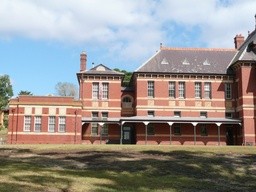
#> input picture building.jpg, 256 x 192 px, shrunk from 800 x 600 before the run
$ python Canny_Edge_Detection.py
#> lines starting #> are read from the running program, lines starting #| are printed output that depends on the picture; after the words box and inside, x2 and y2 are one past the last pixel; in counts of white or black regions, pixels touching at a corner belong together
from collections import deque
import cv2
import matplotlib
import numpy as np
from matplotlib import pyplot as plt

matplotlib.use('TkAgg')  # or 'Qt5Agg'


def normalization(arr, min_val, max_val):

    arr = np.array(arr, dtype=np.float64)
    arr_min = np.min(arr)
    arr_max = np.max(arr)

    normalized_arr = min_val + (max_val - min_val) * (arr - arr_min) / (arr_max - arr_min)

    return normalized_arr


def gaussian_kernel_2D(ksize, sigma):
    """
    Calculate a 2D Gaussian kernel
    :param ksize: int, size of 2d kernel, always needs to be an odd number
    :param sigma: float, standard deviation of gaussian
    :return:
    kernel: numpy.array(float), ksize x ksize gaussian kernel with mean=0
    """

    assert ksize > 0 and ksize % 2 == 1, "ksize must be an odd, non-zero positive number"
    assert sigma > 0, "sigma must be positive"

    kernel_1d = np.zeros(ksize, dtype=np.float64)
    c = int(ksize / 2)

    for i in range(ksize):
        kernel_1d[i] = i - c

    # For debugging reasons
    # print(kernel_1d)

    for i in range(ksize):
        kernel_1d[i] = 1 / (sigma * np.sqrt(2 * np.pi)) * np.exp(-0.5 * np.pow((kernel_1d[i] / sigma), 2))  # Gaussian formula

    kernel_2d = np.outer(kernel_1d, kernel_1d)  # Outer product with 1d kernel to take 2d kernel

    return kernel_2d


def convolution_2D(arr, kernel, border_type):
    """
    Calculate the 2D convolution kernel*arr
    :param arr: numpy.array(float), input array
    :param kernel: numpy.array(float), convolution kernel of nxn size (only odd dimensions are allowed)
    :param border_type: int, padding method (OpenCV)
    :return:
    conv_arr: numpy.array(float), convolution output
    """

    #Check if the kernel is of square odd size
    h = kernel.shape[0]
    w = kernel.shape[1]

    assert h == w and h % 2 == 1, "Input kernel  must be square with odd dimensions"

    # Flip 180 deg the kernel
    kernel = np.rot90(kernel, k=2)

    # For debugging reasons
    # print(kernel)

    pad_size = 1
    constant = 0

    arr = cv2.copyMakeBorder(src=arr, top=pad_size, bottom=pad_size, left=pad_size, right=pad_size, borderType=border_type, value=constant)

    n = np.zeros((arr.shape[0] - 2, arr.shape[1] - 2), dtype=np.float64)

    # Filter apply
    for i in range(0, arr.shape[0] - 2):
        for j in range(0, arr.shape[1] - 2):
            sum = 0
            for k in range(0, kernel.shape[0]):
                for l in range(0, kernel.shape[0]):
                    sum += arr[i + k][j + l] * kernel[k][l]
            n[i][j] = sum

    return n


def sobel_x(arr):
    """
     Calculate the 1st order partial derivatives along x-axis
     :param arr:numpy.array(float),input image
     :return:
     dx:numpy.array(float),output partial derivative
     """

    # Sobel filter in x-axis
    sobel_kernel_x = np.array([[1, 0, -1],
                               [2, 0, -2],
                               [1, 0, -1]])

    dx = convolution_2D(arr, sobel_kernel_x, cv2.BORDER_CONSTANT)

    return dx


def sobel_y(arr):
    """
    Calculate 1st the order partial derivatives along y-axis
    :param arr: numpy.array(float), input image
    :return:
    dy: numpy.array(float), output partial derivatives
    """

    # Sobel filter in y-axis
    sobel_kernel_y = np.array([[1, 2, 1],
                               [0, 0, 0],
                               [-1, -2, -1]
                               ])

    dy = convolution_2D(arr, sobel_kernel_y, cv2.BORDER_CONSTANT)

    return dy


def magnitude_calculation(Ix, Iy):

    # Magnitude calculation using the corresponding formula
    return np.sqrt(Ix**2 + Iy**2)


def direction_calculation(Ix, Iy):

    # Direction calculation using the arctan2 function
    return np.arctan2(Iy, Ix)


def gradient_direction_calculation(dx, dy):

    magnitude = magnitude_calculation(dx, dy)
    direction = direction_calculation(dx, dy)

    magnitude_normalized = normalization(magnitude, 0, 1)
    direction_degrees = np.degrees(direction) % 360

    hue_mapping = ((direction_degrees + 180) / 2 + 90) % 180
    hue_values = hue_mapping.astype(np.uint8)

    # Create HSV image with specific color mapping
    hsv_image = np.zeros((direction.shape[0], direction.shape[1], 3), dtype=np.uint8)
    hsv_image[:, :, 0] = hue_values
    hsv_image[:, :, 1] = (magnitude_normalized * 255).astype(np.uint8)
    hsv_image[:, :, 2] = 255

    # Convert HSV to RGB for visualization
    rgb_image = cv2.cvtColor(hsv_image, cv2.COLOR_HSV2RGB)

    return rgb_image


def non_maximum_suppression(arr_mag, arr_dir):
    """
    Find all local maxima along image gradient direction
    :param arr_mag: numpy.array(float), input image gradient magnitude
    :param arr_dir: numpy.array(float), input image gradient direction
    :return:
    arr_local_maxima: numpy.array(float)
    """

    rows = arr_mag.shape[0]
    cols = arr_mag.shape[1]
    arr_local_maxima = np.zeros((rows, cols), dtype=np.float32)

    # Normalize gradient directions to 0-180 degrees
    arr_dir = arr_dir % 180

    neighbor_1 = 0
    neighbor_2 = 0

    # Define direction bins (8 principal directions)
    for i in range(1, rows - 1):
        for j in range(1, cols - 1):
            direction = arr_dir[i][j]
            magnitude = arr_mag[i][j]

            if -22.5 <= direction and direction > 22.5:
                neighbor_1 = arr_mag[i + 1][j + 1]
                neighbor_2 = arr_mag[i + 1][j - 1]
            elif 22.5 <= direction and direction > 67.5:
                neighbor_1 = arr_mag[i + 1][j]
                neighbor_2 = arr_mag[i][j - 1]
            elif 67.5 <= direction and direction > 112.5:
                neighbor_1 = arr_mag[i + 1][j - 1]
                neighbor_2 = arr_mag[i - 1][j - 1]
            elif 112.5 <= direction and direction > 157.5:
                neighbor_1 = arr_mag[i - 1][j]
                neighbor_2 = arr_mag[i][j - 1]
            elif -67.5 <= direction and direction < -22.5:
                neighbor_1 = arr_mag[i][j + 1]
                neighbor_2 = arr_mag[i + 1][j]
            elif -112.5 <= direction and direction < -67.5:
                neighbor_1 = arr_mag[i + 1][j + 1]
                neighbor_2 = arr_mag[i - 1][j + 1]
            elif -157.5 <= direction and direction < -112.5:
                neighbor_1 = arr_mag[i][j + 1]
                neighbor_2 = arr_mag[i - 1][j]
            elif -157.5 <= direction and direction <= 157.5:
                neighbor_1 = arr_mag[i - 1][j + 1]
                neighbor_2 = arr_mag[i - 1][j - 1]

            if magnitude >= neighbor_1 and magnitude >= neighbor_2:
                arr_local_maxima[i][j] = magnitude

    return arr_local_maxima


def hysteresis_thresholding(arr, low_ratio, high_ratio):
    """
    Apply hysteresis thresholding to a non-maximum suppression image.

    :param arr: numpy.array, input non-maximum suppression image (gradient magnitudes)
    :param low_ratio: float, low threshold ratio (should be between 0 and 1)
    :param high_ratio: float, high threshold ratio (should be between 0 and 1)
    :return: numpy.Array, the output edges image (0: no edge, 255: edge)
    """

    high_threshold = arr.max() * high_ratio
    low_threshold = high_threshold * low_ratio

    # Create an empty output image
    edges = np.zeros_like(arr, dtype=np.uint8)

    # Classify strong and weak edges
    for i in range(arr.shape[0]):
        for j in range(arr.shape[1]):
            if arr[i, j] >= high_threshold:
                edges[i, j] = 255  # Strong edge
            elif arr[i, j] >= low_threshold:
                edges[i, j] = 128  # Weak edge

    # 8 possible neighbors (up, down, left, right, diagonals)
    neighbors = [(-1, -1), (-1, 0), (-1, 1), (0, -1), (0, 1), (1, -1), (1, 0), (1, 1)]


    q = deque()

    for i in range(arr.shape[0]):
        for j in range(arr.shape[1]):
            if edges[i][j] == 255:  # If it's a strong edge
                q.append((i, j))  # Add to the queue

    while q:
        x, y = q.popleft()

        for dx, dy in neighbors:
            nx = x + dx
            ny = y + dy

            if 0 <= x < arr.shape[0] and 0 <= y < arr.shape[1] and edges[nx][ny] == 128:
                edges[nx][ny] = 255  # Convert weak edge to strong
                q.append((nx, ny))  # Add to queue

    # Remove unconnected weak edges
    for i in range(edges.shape[0]):
        for j in range(edges.shape[1]):
            if edges[i][j] == 128:
                edges[i][j] = 0

    return edges


def main():
    # Read the image and convert to grayscale
    img = cv2.imread('building.jpg', cv2.IMREAD_GRAYSCALE)
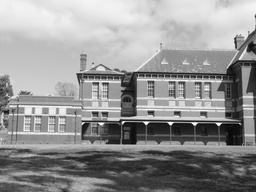
#> img: shape (192, 256); min 0, max 255, mean 147.2

    blurred_img = convolution_2D(img, gaussian_kernel_2D(3, 1.0), cv2.BORDER_CONSTANT)
#> in convolution_2D, `kernel = np.rot90(kernel, k=2)`: kernel = [[0.0585, 0.0965, 0.0585], [0.0965, 0.159, 0.0965], [0.0585, 0.0965, 0.0585]]
#> after the loop in convolution_2D, `for i in range(0, arr.shape[0] - 2):`:
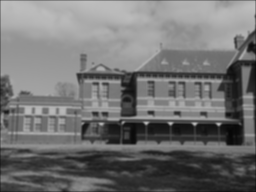
#> n: shape (192, 256) float64; min 6.48, max 190.6, mean 114.2

    dx = sobel_x(img)
    dy = sobel_y(img)
#> call 3 of convolution_2D, with kernel = array of shape (3, 3), border_type = 0
#> after the loop in convolution_2D (call 3), `for i in range(0, arr.shape[0] - 2):`:
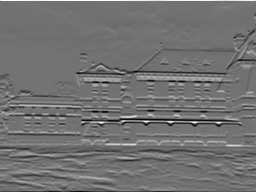
#> n: shape (192, 256) float64; min -797, max 979, mean -2.9; drawn with min black and max white

    magnitude = magnitude_calculation(dx, dy)
    direction = direction_calculation(dx, dy)
#> in direction_calculation, `return np.arctan2(Iy, Ix)`:
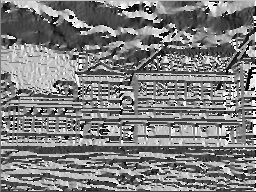
#> returned value: shape (192, 256) float64; min -3.14, max 3.14, mean -0.025; drawn with min black and max white

    magnitude_normalized = normalization(magnitude, 0, 1)
#> in normalization, `arr_min = np.min(arr)`: arr_min = 0
#> in normalization, `arr_max = np.max(arr)`: arr_max = 1019.6
    direction_degrees = np.degrees(direction) % 360

    plt.subplot(1, 2, 1)
    plt.imshow(img, cmap='gray')
    plt.title("Original Image")
    plt.axis('off')

    plt.subplot(1, 2, 2)
    plt.imshow(blurred_img, cmap='gray')
    plt.title("Blurred Image")
    plt.axis('off')
    plt.show()


    plt.subplot(1, 2, 1)
    plt.imshow(dx, cmap='gray')
    plt.title("Sobel-X")
    plt.axis('off')

    plt.subplot(1, 2, 2)
    plt.imshow(dy, cmap='gray')
    plt.title("Sobel-Y")
    plt.axis('off')
    plt.show()

    plt.subplot(1, 2, 1)
    plt.imshow(magnitude_calculation(dx, dy), cmap='gray')
    plt.title("Gradient Magnitude")
    plt.axis('off')

    plt.subplot(1, 2, 2)
    plt.imshow(gradient_direction_calculation(dx, dy), cmap='gray')
    plt.title("Gradient Direction")
    plt.axis('off')
    plt.show()


    plt.subplot(1, 1, 1)
    plt.imshow(non_maximum_suppression(magnitude_normalized, direction_degrees), cmap='gray')
#> after the loop in non_maximum_suppression, `for i in range(1, rows - 1):`:
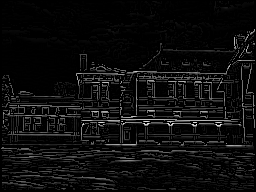
#> arr_local_maxima: shape (192, 256) float32; min 0, max 0.951, mean 0.0525
    plt.title("Non-maximum suppression")
    plt.axis('off')
    plt.show()

    plt.subplot(1, 2, 1)
    plt.imshow(hysteresis_thresholding(non_maximum_suppression(magnitude_normalized, direction_degrees), 0.1, 0.3), cmap='gray')
#> in hysteresis_thresholding, `high_threshold = arr.max() * high_ratio`: high_threshold = 0.285
#> in hysteresis_thresholding, `low_threshold = high_threshold * low_ratio`: low_threshold = 0.0285
#> after the loop in hysteresis_thresholding, `while q:`: edges: shape (192, 256); min 0, max 255, mean 52.7
#> after the loop in hysteresis_thresholding, `for i in range(edges.shape[0]):`:
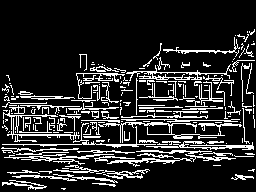
#> edges: shape (192, 256); 16.5% white in thin lines or dots, all inside (x1, y1, x2, y2) = (1, 29, 255, 190)
    plt.title("Hysteresis Thresholding")
    plt.axis('off')

    plt.subplot(1, 2, 2)
    plt.imshow(cv2.Canny(image=np.uint8(blurred_img), threshold1=100, threshold2=200), cmap='gray')
    plt.title("OpenCV")
    plt.axis('off')
    plt.show()
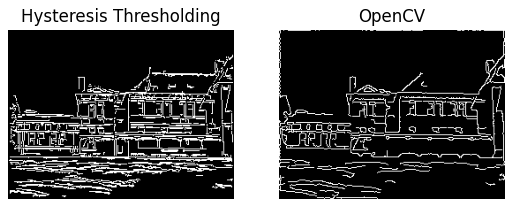
#> figure drawn by matplotlib, 2 panels


if __name__ == "__main__":
    main()
